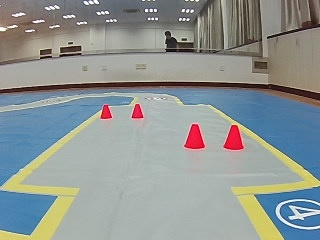
#> input picture 2.jpg, 320 x 240 px
$ python PerspectiveTrans.py
#> lines starting #> are read from the running program, lines starting #| are printed output that depends on the picture
# -*- coding: UTF-8 -*-
'''=================================================
@Project -> File   ：codes -> PerspectiveTrans
@IDE    ：PyCharm
@Author ：Blain Wu
@Date   ：2020/8/13 19:47
@Desc   ：
=================================================='''
import cv2
import numpy as np

if __name__ == '__main__':
    img = cv2.imread("./2.jpg")
#> img is the input picture: shape (240, 320, 3); mean B, G, R 147.5, 149.7, 143.1
    origin_area = np.float32([[100,100],[220,100],[0,200],[320,200]])
    dest_area = np.float32([[50,50],[350,50],[50,350],[350,350]]) #左上、右上，左下，右下
    Trans_Matrix = cv2.getPerspectiveTransform(origin_area,dest_area)
    trans_img = cv2.warpPerspective(img,Trans_Matrix,(400,400))
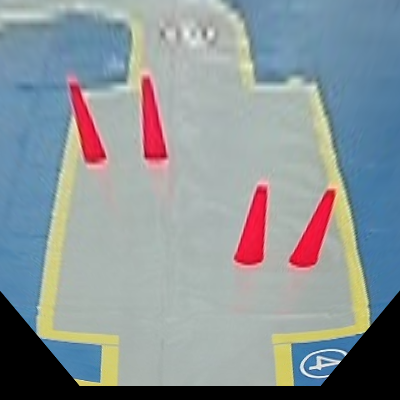
#> trans_img: shape (400, 400, 3); mean B, G, R 152.5, 148.2, 138.8
    cv2.imshow('transformed image', trans_img)
    cv2.imshow('origin image',img)
    cv2.waitKey(0)

$ run again, with 1.jpg copied over 2.jpg
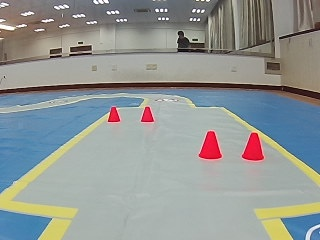
#> input picture 1.jpg, 320 x 240 px
#> img is the input picture: shape (240, 320, 3); mean B, G, R 148.2, 150.6, 145.7
#> `trans_img = cv2.warpPerspective(img,Trans_Matrix,(400,400))`:
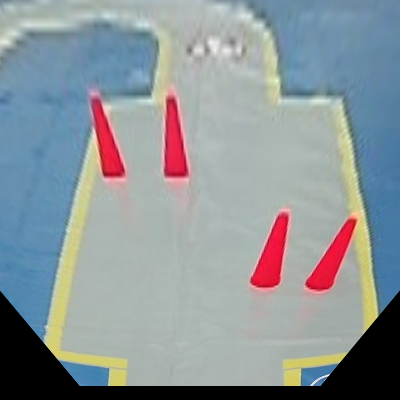
#> trans_img: shape (400, 400, 3); mean B, G, R 153.3, 149.1, 140.3

$ run again, with 3.jpg copied over 2.jpg
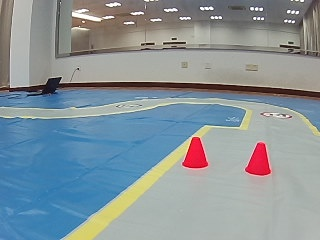
#> input picture 3.jpg, 320 x 240 px
#> img is the input picture: shape (240, 320, 3); mean B, G, R 154, 148, 135.5
#> `trans_img = cv2.warpPerspective(img,Trans_Matrix,(400,400))`:
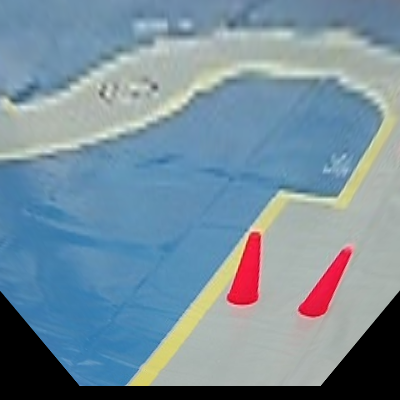
#> trans_img: shape (400, 400, 3); mean B, G, R 156.8, 142.2, 118.8
